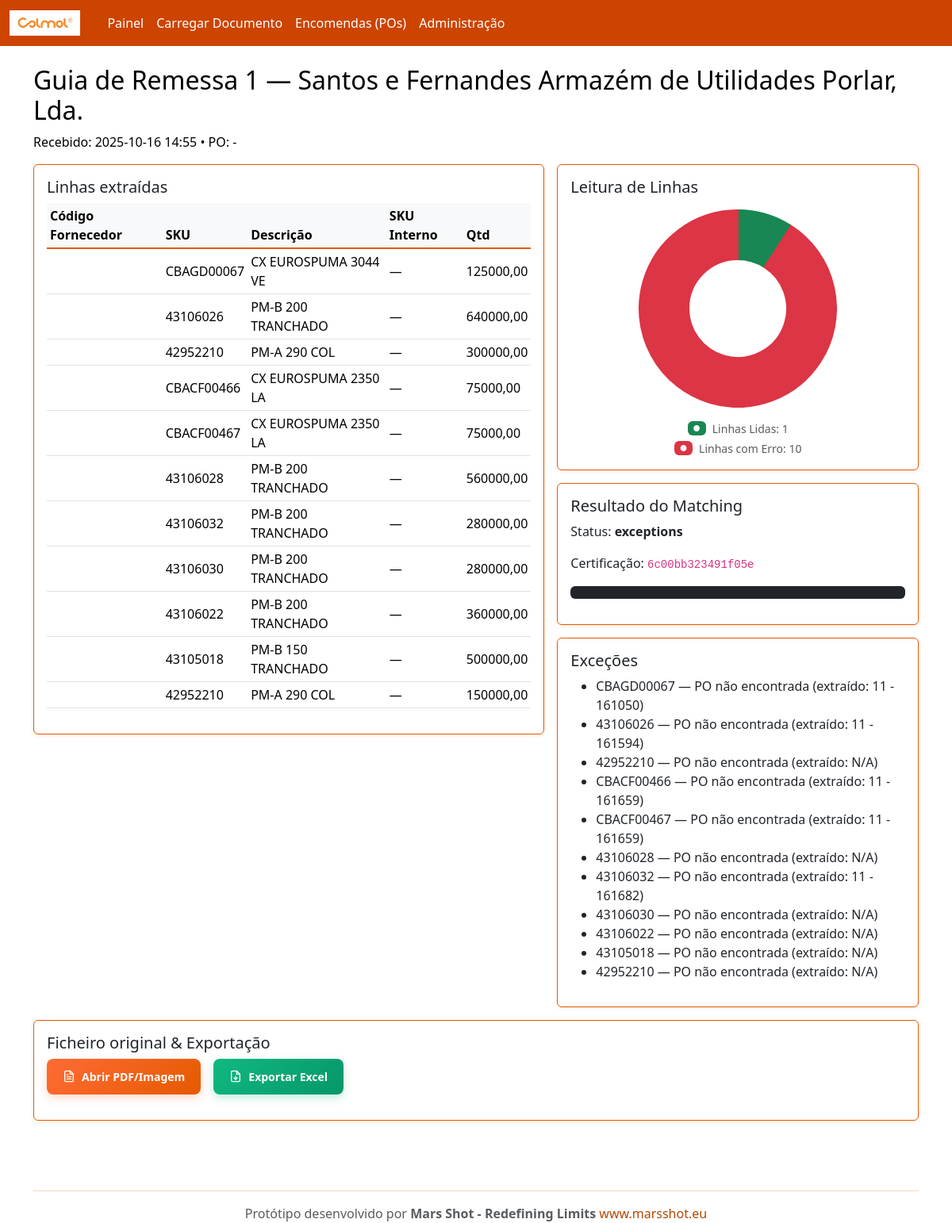
The app's page /inbound/276/ with its own data.
### rececao/models.py (models this page shows, shortened)
class InboundDocument(models.Model):
    DOC_TYPES = (
        ('GR','Guia de Remessa'),
        ('FT','Nota de Encomenda'),
    )
    supplier = models.ForeignKey(Supplier, on_delete=models.CASCADE, related_name='inbound_docs')
    doc_type = models.CharField(max_length=2, choices=DOC_TYPES, default='GR')
    number = models.CharField(max_length=120)
    file = models.FileField(upload_to='inbound/')
    received_at = models.DateTimeField(auto_now_add=True)
    parsed_payload = models.JSONField(default=dict, blank=True)  # resultado do OCR/extração
    po = models.ForeignKey(PurchaseOrder, on_delete=models.SET_NULL, null=True, blank=True, related_name='inbound_docs')

class Supplier(models.Model):
    name = models.CharField(max_length=200, unique=True)
    email = models.EmailField(blank=True, null=True)
    code = models.CharField(max_length=50, unique=True)

class ReceiptLine(models.Model):
    inbound = models.ForeignKey(InboundDocument, on_delete=models.CASCADE, related_name='lines')
    supplier_code = models.CharField(max_length=120)
    article_code = models.CharField(max_length=120, blank=True)
    maybe_internal_sku = models.CharField(max_length=120, blank=True)  # resultado do mapping
    description = models.CharField(max_length=255, blank=True)
    unit = models.CharField(max_length=20, default='UN')
    qty_received = models.DecimalField(max_digits=12, decimal_places=2, default=0)
    po_number_extracted = models.CharField(max_length=120, blank=True, default='')  # numero_encomenda extraído do produto

class MatchResult(models.Model):
    inbound = models.OneToOneField(InboundDocument, on_delete=models.CASCADE, related_name='match_result')
    status = models.CharField(max_length=30, default='pending')  # matched / exceptions / pending
    summary = models.JSONField(default=dict, blank=True)  # KPIs do matching (linhas OK, divergências, etc.)
    certified_id = models.CharField(max_length=64, blank=True)  # hash/UUID da receção

class ExceptionTask(models.Model):
    inbound = models.ForeignKey(InboundDocument, on_delete=models.CASCADE, related_name='exceptions')
    line_ref = models.CharField(max_length=120)  # referência da linha (supplier_code / internal_sku)
    issue = models.CharField(max_length=255)  # descrição do problema
    suggested_internal_sku = models.CharField(max_length=120, blank=True)
    suggested_qty = models.DecimalField(max_digits=12, decimal_places=2, null=True, blank=True)
    resolved = models.BooleanField(default=False)
    created_at = models.DateTimeField(auto_now_add=True)

### rececao/views.py (the view)
# urls.py: path('inbound/<int:pk>/', views.inbound_detail, name='inbound_detail'),
def inbound_detail(request, pk):
    inbound = get_object_or_404(InboundDocument, pk=pk)
    result = getattr(inbound, 'match_result', None)
    total_lines = inbound.lines.count()
    lines_with_errors = inbound.exceptions.values('line_ref').distinct().count()
    lines_read = total_lines - lines_with_errors
    line_stats = {
        'total_lines': total_lines,
        'lines_read': lines_read,
        'lines_error': lines_with_errors,
    }
    return render(request, 'inbound_detail.html', {
        'inbound': inbound,
        'result': result,
        'line_stats': line_stats
    })

### templates/inbound_detail.html (shortened to what this page needs)
{% extends "base.html" %}
{% block content %}
<h2>{{ inbound.get_doc_type_display }} {{ inbound.number }} — {{ inbound.supplier.name }}</h2>
<p>Recebido: {{ inbound.received_at|date:"Y-m-d H:i" }} • PO: {% if inbound.po %}{{ inbound.po.number }}{% else %}-{% endif %}</p>
<div class="row g-3">
  <div class="col-md-7">
    <div class="card p-3">
      <h5>Linhas extraídas</h5>
      <table class="table table-sm align-middle">
        <thead><tr><th>Código Fornecedor</th><th>SKU</th><th>Descrição</th><th>SKU Interno</th><th>Qtd</th></tr></thead>
        <tbody>
        {% for l in inbound.lines.all %}
          <tr>
            <td>{{ l.supplier_code }}</td>
            <td>{{ l.article_code|default:"—" }}</td>
            <td>{{ l.description|default:"—" }}</td>
            <td>{{ l.maybe_internal_sku|default:"—" }}</td>
            <td>{{ l.qty_received }}</td>
          </tr>
        {% endfor %}
        </tbody>
      </table>
    </div>
  </div>
  <div class="col-md-5">
    <div class="card p-3 mb-3">
      <h5 class="mb-3">Leitura de Linhas</h5>
      <div class="d-flex justify-content-center">
        <canvas id="lineReadingChart" style="max-width: 250px; max-height: 250px;"></canvas>
      </div>
      <div class="mt-3 text-center">
        <small class="d-flex align-items-center justify-content-center gap-2 mb-1">
          <span class="badge bg-success">●</span>
          <span class="text-muted">Linhas Lidas: {{ line_stats.lines_read }}</span>
        </small>
        <small class="d-flex align-items-center justify-content-center gap-2">
          <span class="badge bg-danger">●</span>
          <span class="text-muted">Linhas com Erro: {{ line_stats.lines_error }}</span>
        </small>
      </div>
    </div>
    <div class="card p-3">
      <h5>Resultado do Matching</h5>
      {% if result %}
        <p>Status: <strong>{{ result.status }}</strong></p>
        <p>Certificação: <code>{{ result.certified_id }}</code></p>
        <pre class="bg-dark p-2 rounded">{{ result.summary|json_script:"summary" }}</pre>
      {% else %}
        <p>Pendente</p>
      {% endif %}
    </div>
    <div class="card p-3 mt-3">
      <h5>Exceções</h5>
      <ul>
        {% for e in inbound.exceptions.all %}
          <li>{{ e.line_ref }} — {{ e.issue }}</li>
        {% empty %}
          <li>Sem exceções 🎉</li>
        {% endfor %}
      </ul>
    </div>
  </div>
</div>
<div class="card p-3 mt-3">
  <h5>Ficheiro original & Exportação</h5>
  <div class="d-flex gap-3 mb-3 flex-wrap">
    <a class="btn-bizneo-primary" href="{{ inbound.file.url }}" target="_blank">
      Abrir PDF/Imagem
    </a>
    <a class="btn-bizneo-success" href="{% url 'export_excel' inbound.pk %}">
      Exportar Excel
    </a>
  </div>
</div>
<script>
// Line Reading Chart
const lineCtx = document.getElementById('lineReadingChart');
new Chart(lineCtx, {
  type: 'doughnut',
  data: {
    labels: ['Linhas Lidas', 'Linhas com Erro'],
    datasets: [{
      data: [{{ line_stats.lines_read }}, {{ line_stats.lines_error }}],
      backgroundColor: [
        '#198754',  // Verde para linhas lidas
        '#dc3545'   // Vermelho para linhas com erro
      ],
      borderColor: [
        '#198754',
        '#dc3545'
      ],
      borderWidth: 2
    }]
  },
  options: {
    responsive: true,
    maintainAspectRatio: true,
    plugins: {
      legend: {
        display: false
      },
      tooltip: {
        callbacks: {
          label: function(context) {
            const total = {{ line_stats.total_lines }};
            const val = context.parsed;
            const pct = total ? (val * 100 / total).toFixed(1) : 0;
            return context.label + ': ' + val + ' (' + pct + '%)';
          }
        }
      }
    },
    elements: {
      arc: { borderWidth: 3 }
    }
  }
});
</script>
{% endblock %}

### records on screen
InboundDocument: doc_type "Guia de Remessa", number "1", supplier.name "Santos e Fernandes Armazém de Utilidades Porlar, Lda.", received_at "2025-10-16 14:55"
ReceiptLine: article_code "CBAGD00067", description "CX EUROSPUMA 3044 VE", maybe_internal_sku "—", qty_received "125000,00"
ReceiptLine: article_code "43106026", description "PM-B 200 TRANCHADO", maybe_internal_sku "—", qty_received "640000,00"
ReceiptLine: article_code "42952210", description "PM-A 290 COL", maybe_internal_sku "—", qty_received "300000,00"
ReceiptLine: article_code "CBACF00466", description "CX EUROSPUMA 2350 LA", maybe_internal_sku "—", qty_received "75000,00"
ReceiptLine: article_code "CBACF00467", description "CX EUROSPUMA 2350 LA", maybe_internal_sku "—", qty_received "75000,00"
ReceiptLine: article_code "43106028", description "PM-B 200 TRANCHADO", maybe_internal_sku "—", qty_received "560000,00"
ReceiptLine: article_code "43106032", description "PM-B 200 TRANCHADO", maybe_internal_sku "—", qty_received "280000,00"
ReceiptLine: article_code "43106030", description "PM-B 200 TRANCHADO", maybe_internal_sku "—", qty_received "280000,00"
ReceiptLine: article_code "43106022", description "PM-B 200 TRANCHADO", maybe_internal_sku "—", qty_received "360000,00"
ReceiptLine: article_code "43105018", description "PM-B 150 TRANCHADO", maybe_internal_sku "—", qty_received "500000,00"
ReceiptLine: article_code "42952210", description "PM-A 290 COL", maybe_internal_sku "—", qty_received "150000,00"
MatchResult: status "exceptions", certified_id "6c00bb323491f05e"
ExceptionTask: line_ref "CBAGD00067", issue "PO não encontrada (extraído: 11 - 161050)"
ExceptionTask: line_ref "43106026", issue "PO não encontrada (extraído: 11 - 161594)"
ExceptionTask: line_ref "42952210", issue "PO não encontrada (extraído: N/A)"
ExceptionTask: line_ref "CBACF00466", issue "PO não encontrada (extraído: 11 - 161659)"
ExceptionTask: line_ref "CBACF00467", issue "PO não encontrada (extraído: 11 - 161659)"
ExceptionTask: line_ref "43106028", issue "PO não encontrada (extraído: N/A)"
ExceptionTask: line_ref "43106032", issue "PO não encontrada (extraído: 11 - 161682)"
ExceptionTask: line_ref "43106030", issue "PO não encontrada (extraído: N/A)"
ExceptionTask: line_ref "43106022", issue "PO não encontrada (extraído: N/A)"
ExceptionTask: line_ref "43105018", issue "PO não encontrada (extraído: N/A)"
ExceptionTask: line_ref "42952210", issue "PO não encontrada (extraído: N/A)"

### other values on screen
{{ line_stats.lines_read }} "1"
{{ line_stats.lines_error }} "10"
chart data {{ line_stats.lines_read }} 1
chart data {{ line_stats.lines_error }} 10
